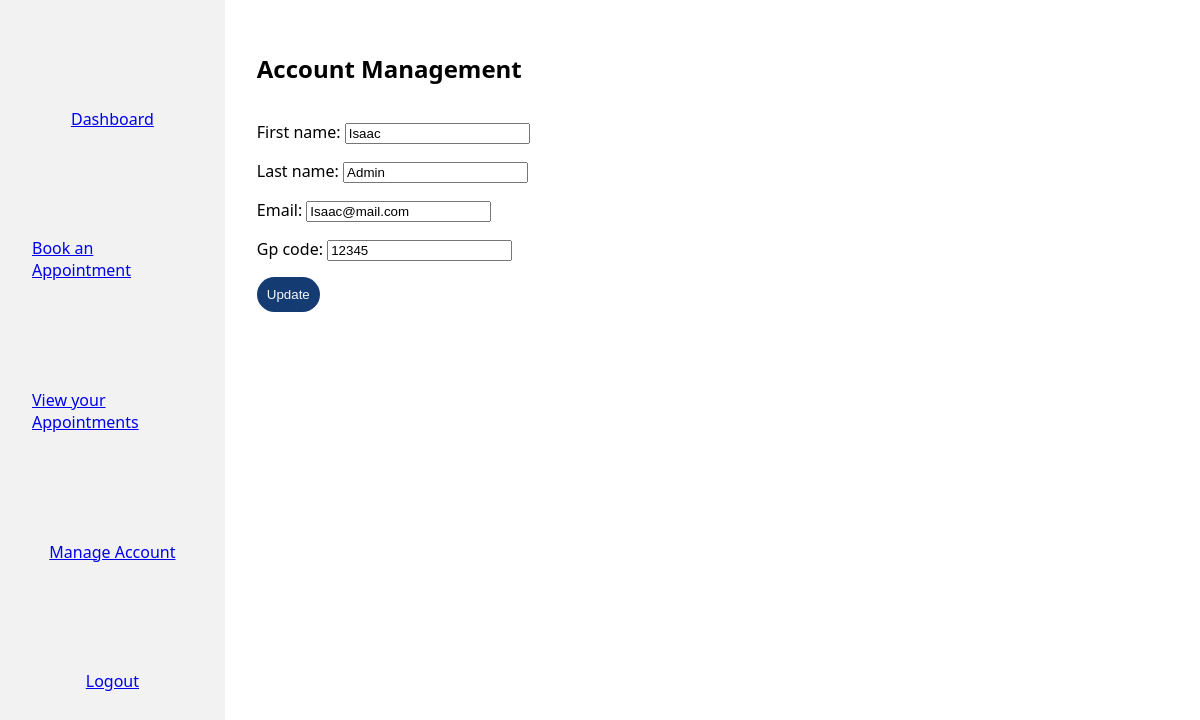
The app's page /manage/ (signed in) with its own data.
### accounts/models.py (models this page shows, shortened)
class User(AbstractBaseUser, PermissionsMixin):
    first_name = models.CharField(max_length=30)
    last_name = models.CharField(max_length=30)
    email = models.EmailField(unique=True)
    gp_code = models.CharField(max_length=30, blank=True, null=True)  # Only relevant for patients
    created_at = models.DateTimeField(auto_now_add=True)
    updated_at = models.DateTimeField(auto_now=True)
    is_admin = models.BooleanField(default=False)  # Determines if the user is an administrator
    is_staff = models.BooleanField(default=False)  # Determines if the user can access the Django admin
    USERNAME_FIELD = 'email'
    REQUIRED_FIELDS = ['first_name', 'last_name']
    objects = UserManager()

### accounts/views.py (the view)
# urls.py: path('manage/', views.account_management_view, name='account_management'),
@login_required
def account_management_view(request):
    if request.method == 'POST':
        form = PatientUpdateForm(request.POST, instance=request.user)
        if form.is_valid():
            form.save()
            return redirect('accounts:account_management')
    else:
        form = PatientUpdateForm(instance=request.user)
    return render(request, 'accounts/account_management.html', {'form': form})

### accounts/forms.py
class PatientUpdateForm(forms.ModelForm):
    class Meta:
        model = User
        fields = ['first_name', 'last_name', 'email', 'gp_code']

### templates/accounts/account_management.html
{% extends "base.html" %} {% block content %}
<h2>Account Management</h2>
<form method="post">
  {% csrf_token %} {{ form.as_p }}
  <button type="submit">Update</button>
</form>
{% endblock %}

### static/css/layout.css (style rules this page uses)
body { font-family: "Segoe UI", Tahoma, Geneva, Verdana, sans-serif; font-size: 16px; font-style: normal; font-weight: 400; display: flex; flex-direction: row; width: 100vw; height: 100vh; margin: 0; padding: 0; }

### static/css/buttons.css (style rules this page uses)
button { border-radius: 30px; background: #143c72; display: flex; justify-content: center; align-items: center; color: #f5f7fa; border: none; padding: 0.75em; margin: 0.75em 0; }

### records on screen
User: first_name "Isaac", last_name "Admin", email "Isaac@mail.com", gp_code "12345"
